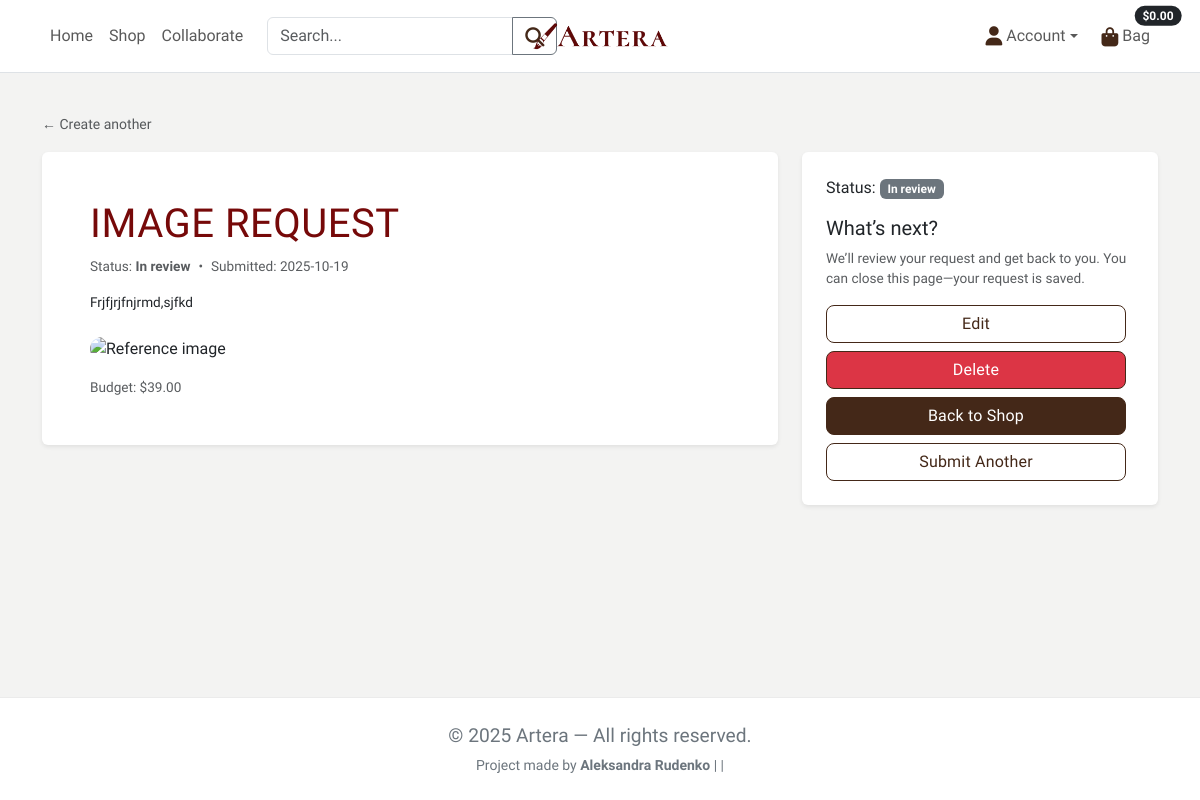
The page /services/requests/1/ (signed in) on the database its author committed.
### services/models.py (models this page shows)
class ArtworkRequest(models.Model):
    STATUS = [
        ("in_review","In review"),
        ("accepted","Accepted"),
        ("rejected","Rejected"),
    ]
    user = models.ForeignKey(settings.AUTH_USER_MODEL, on_delete=models.CASCADE, related_name="service_requests")
    title = models.CharField(max_length=120)
    description = models.TextField(blank=True)
    ref_image = CloudinaryField('image', folder='requests', blank=True)
    budget_cents = models.DecimalField(max_digits=10, decimal_places=2, null=True, blank=True)
    status = models.CharField(max_length=20, choices=STATUS, default="in_review")
    created_at = models.DateTimeField(auto_now_add=True)

### services/views.py (the view)
# urls.py: path("requests/<int:pk>/", views.request_detail, name="request_detail"),
@login_required
def request_detail(request, pk):
    obj = get_object_or_404(ArtworkRequest, pk=pk, user=request.user)
    return render(request, "services/request_detail.html", {"request_obj": obj})

### bag/contexts.py (called while the page is built, shortened)
def bag_contents(request):
    bag_items = []
    total = Decimal("0")
    product_count = 0
    bag = request.session.get('bag', {})
    if total < getattr(settings, 'FREE_DELIVERY_THRESHOLD', 0):
        delivery = total * Decimal(getattr(settings, 'STANDARD_DELIVERY_PERCENTAGE', 0) / 100)
        free_delivery_delta = getattr(settings, 'FREE_DELIVERY_THRESHOLD', 0) - total
    else:
        delivery = 0
        free_delivery_delta = 0
    grand_total = delivery + total
    context = {
        'bag_items': bag_items,
        'total': total,
        'product_count': product_count,
        'delivery': delivery,
        'free_delivery_delta': free_delivery_delta,
        'free_delivery_threshold': getattr(settings, 'FREE_DELIVERY_THRESHOLD', 0),
        'grand_total': grand_total,
    }
    return context

### services/templates/services/request_detail.html (shortened to what this page needs)
{% extends "base.html" %}
{% block content %}
<div class="container py-5">
    <div class="mb-3">
        <a class="small text-muted" href="{% url 'request' %}">&larr; Create another</a>
    </div>
    <div class="row g-4">
        <div class="col-12 col-lg-8">
            <div class="card border-0 shadow-sm rounded services-card">
                <div class="card-body p-4 p-md-5">
                    <h1 class="mb-2">{{ request_obj.title }}</h1>
                    <div class="text-muted mb-3 d-flex flex-wrap gap-2">
                        <span>Status: <strong>{{ request_obj.get_status_display }}</strong></span>
                        <span>&bull;</span>
                        <span>Submitted: {{ request_obj.created_at|date:"Y-m-d" }}</span>
                    </div>
                    {% with desc=request_obj.description %}
                    {% if desc %}
                    <p class="mb-4">{{ desc|linebreaksbr }}</p>
                    {% endif %}
                    {% endwith %}
                    {% if request_obj.ref_image %}
                    <div class="rounded">
                        <img src="{{ request_obj.ref_image.url }}" class="req-image" alt="Reference image">
                    </div>
                    {% endif %}
                    <div class="mt-3 small text-muted d-flex flex-wrap gap-3">
                        {% if request_obj.budget_cents %}
                        <span>Budget: ${{ request_obj.budget_cents }}</span>
                        {% endif %}
                    </div>
                </div>
            </div>
        </div>
        <div class="col-12 col-lg-4">
            <div class="card border-0 shadow-sm rounded">
                <div class="card-body p-4">
                    <div class="mb-3">
                        <span>Status:</span>
                        {% if request_obj.status == 'accepted' %}
                        <span class="badge bg-success">{{ request_obj.get_status_display }}</span>
                        {% elif request_obj.status == 'rejected' %}
                        <span class="badge bg-danger">{{ request_obj.get_status_display }}</span>
                        {% else %}
                        <span class="badge bg-secondary">{{ request_obj.get_status_display }}</span>
                        {% endif %}
                    </div>
                    <h5 class="mb-2">What’s next?</h5>
                    <p class="text-muted mb-3">
                        We’ll review your request and get back to you. You can close this page—your request is saved.
                    </p>
                    <div class="d-grid gap-2">
                        <a href="{% url 'request_edit' request_obj.id  %}" class="btn btn-outline-dark">Edit</a>
                        <form method="post" action="{% url 'request_delete' request_obj.id  %}" class="m-0">
                            <button class="btn btn-danger" type="submit">Delete</button>
                        </form>
                        <a href="{% url 'all_artworks' %}" class="btn btn-dark">Back to Shop</a>
                        <a href="{% url 'request' %}" class="btn btn-outline-dark">Submit Another</a>
                    </div>
                </div>
            </div>
        </div>
    </div>
</div>
{% endblock %}

### static/css/base.css (style rules this page uses)
:root { --primary-font: "Cardo", serif; --primary-color: #442818; --secondary-color: #760909; --accent-1: #C2D2C2; --accent-1-dark: #2D4739; --bg-color: #F3F3F2; --surface: #FFFFFF; --ink: #1f1f1f; --muted: #6c757d; --border: rgba(0, 0, 0, .08); --shadow-sm: 0 6px 18px rgba(0, 0, 0, .08); --shadow-md: 0 10px 24px rgba(0, 0, 0, .1); --radius: 12px; }
body { font-family: var(--primary-font); background: var(--bg-color); color: var(--ink); display: flex; flex-direction: column; min-height: 100vh; }
h1, h2 { font-family: var(--primary-font); color: var(--secondary-color); letter-spacing: 0.5px; text-transform: uppercase; }
p { font-size: 1.2rem; }
.card p, .card .text-muted { font-size: 0.85rem; }
.services-card { height: auto; display: block; }
.req-image { width: 100%; height: auto; display: block; object-fit: contain; max-height: 500px; border-radius: 12px; }
.btn { max-width: 300px; }
.btn-dark { background: var(--primary-color); border-color: var(--primary-color); color: #fff; border-radius: 8px; letter-spacing: 0.2px; }
.btn-outline-dark { color: var(--primary-color); border-color: var(--primary-color); border-radius: 8px; letter-spacing: 0.2px; }
.btn-danger { border-color: var(--primary-color); border-radius: 8px; letter-spacing: 0.2px; width: 100%; }
a { color: var(--primary-color); text-decoration: none; }

### rows shown on the page
ArtworkRequest: title "IMAGE REQUEST", status "In review", created_at "2025-10-19", description "Frjfjrjfnjrmd,sjfkd", budget_cents "39.00"
